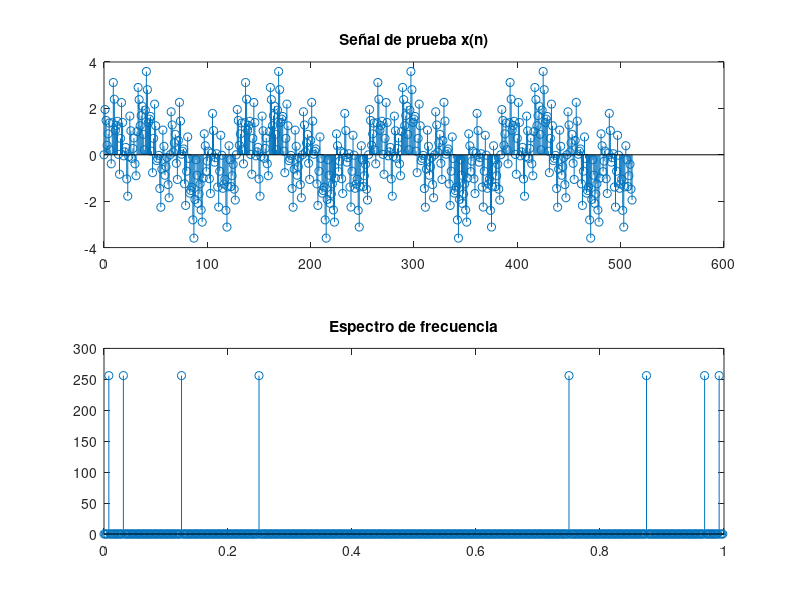
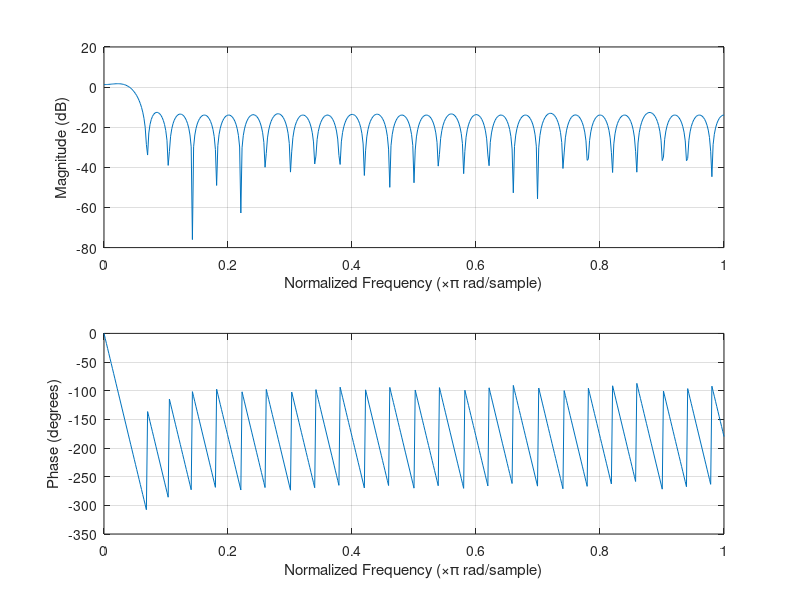
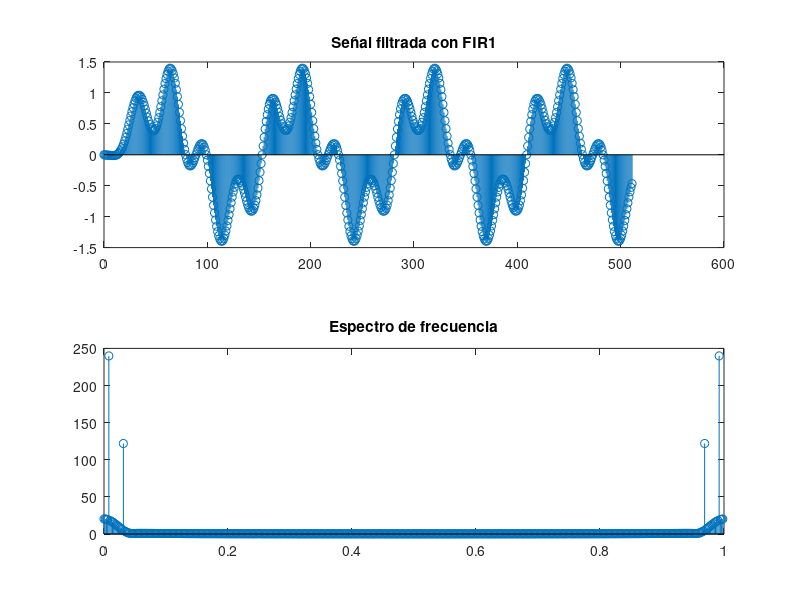
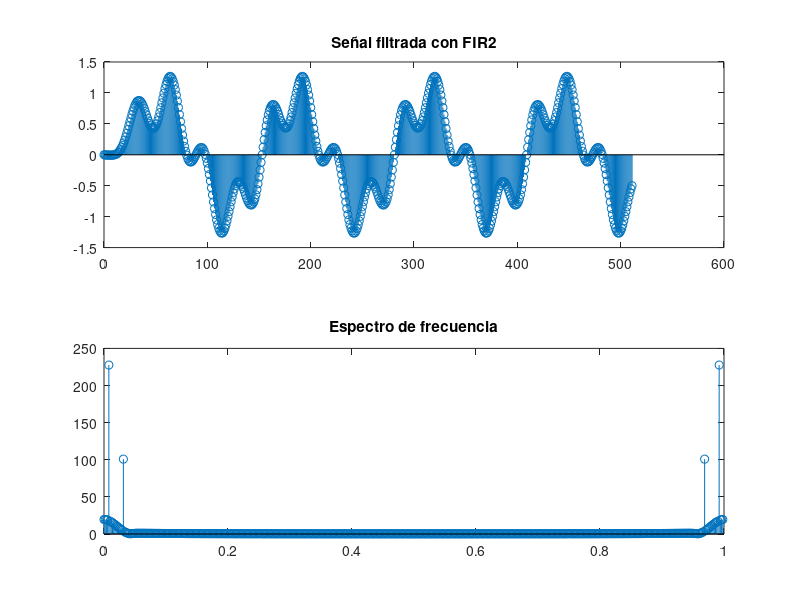

These figures' MATLAB source, in order:
function []=firexample()

n=0:511;%tiempo
k=n/512;%frecuencias
xn=sin(2*pi*n*1/4)+sin(2*pi*n*1/8)+sin(2*pi*n*1/32)+sin(2*pi*n*1/128);
xk=abs(fft(xn));

figure()
subplot(2,1,1);
stem(n,xn);
title('Señal de prueba x(n)');
subplot(2,1,2);
stem(k,xk);
title('Espectro de frecuencia');

pause

%enventanado
%frec corte = 1/32
h1n=fir1(50,1/16);
y1n=filter(h1n,1,xn);
y1k=abs(fft(y1n));
figure(2);
freqz(h1n,1);

figure()
subplot(2,1,1)
stem(n,y1n);
title('Señal filtrada con FIR1');
subplot(2,1,2);
stem(k,y1k);
title('Espectro de frecuencia');

pause

%muestreo en frecuencia
%frec corte = 1/32
R=63;
E=4;
F=[0:R]/R;
A=[ones(1,E),zeros(1,R-E+1)];
h2n=fir2(50,F,A);
y2n=filter(h2n,1,xn);
y2k=abs(fft(y2n));
figure(2);
freqz(h2n,1);

figure()
subplot(2,1,1);
stem(n,y2n);
title('Señal filtrada con FIR2');
subplot(2,1,2);
stem(k,y2k);
title('Espectro de frecuencia');

pause

%Parks-McClellan

R=63;
E=4;
F=[0:R]/R;
A=[ones(1,E),zeros(1,R-E+1)];
h3n=firpm(50,F,A);
y3n=filter(h3n,1,xn);
y3k=abs(fft(y3n));
figure(2);
freqz(h3n,1);

figure()
subplot(2,1,1)
stem(n,y3n);
title('Señal filtrada con FIRPM');
subplot(2,1,2);
stem(k,y3k);
title('Espectro de frecuencia');